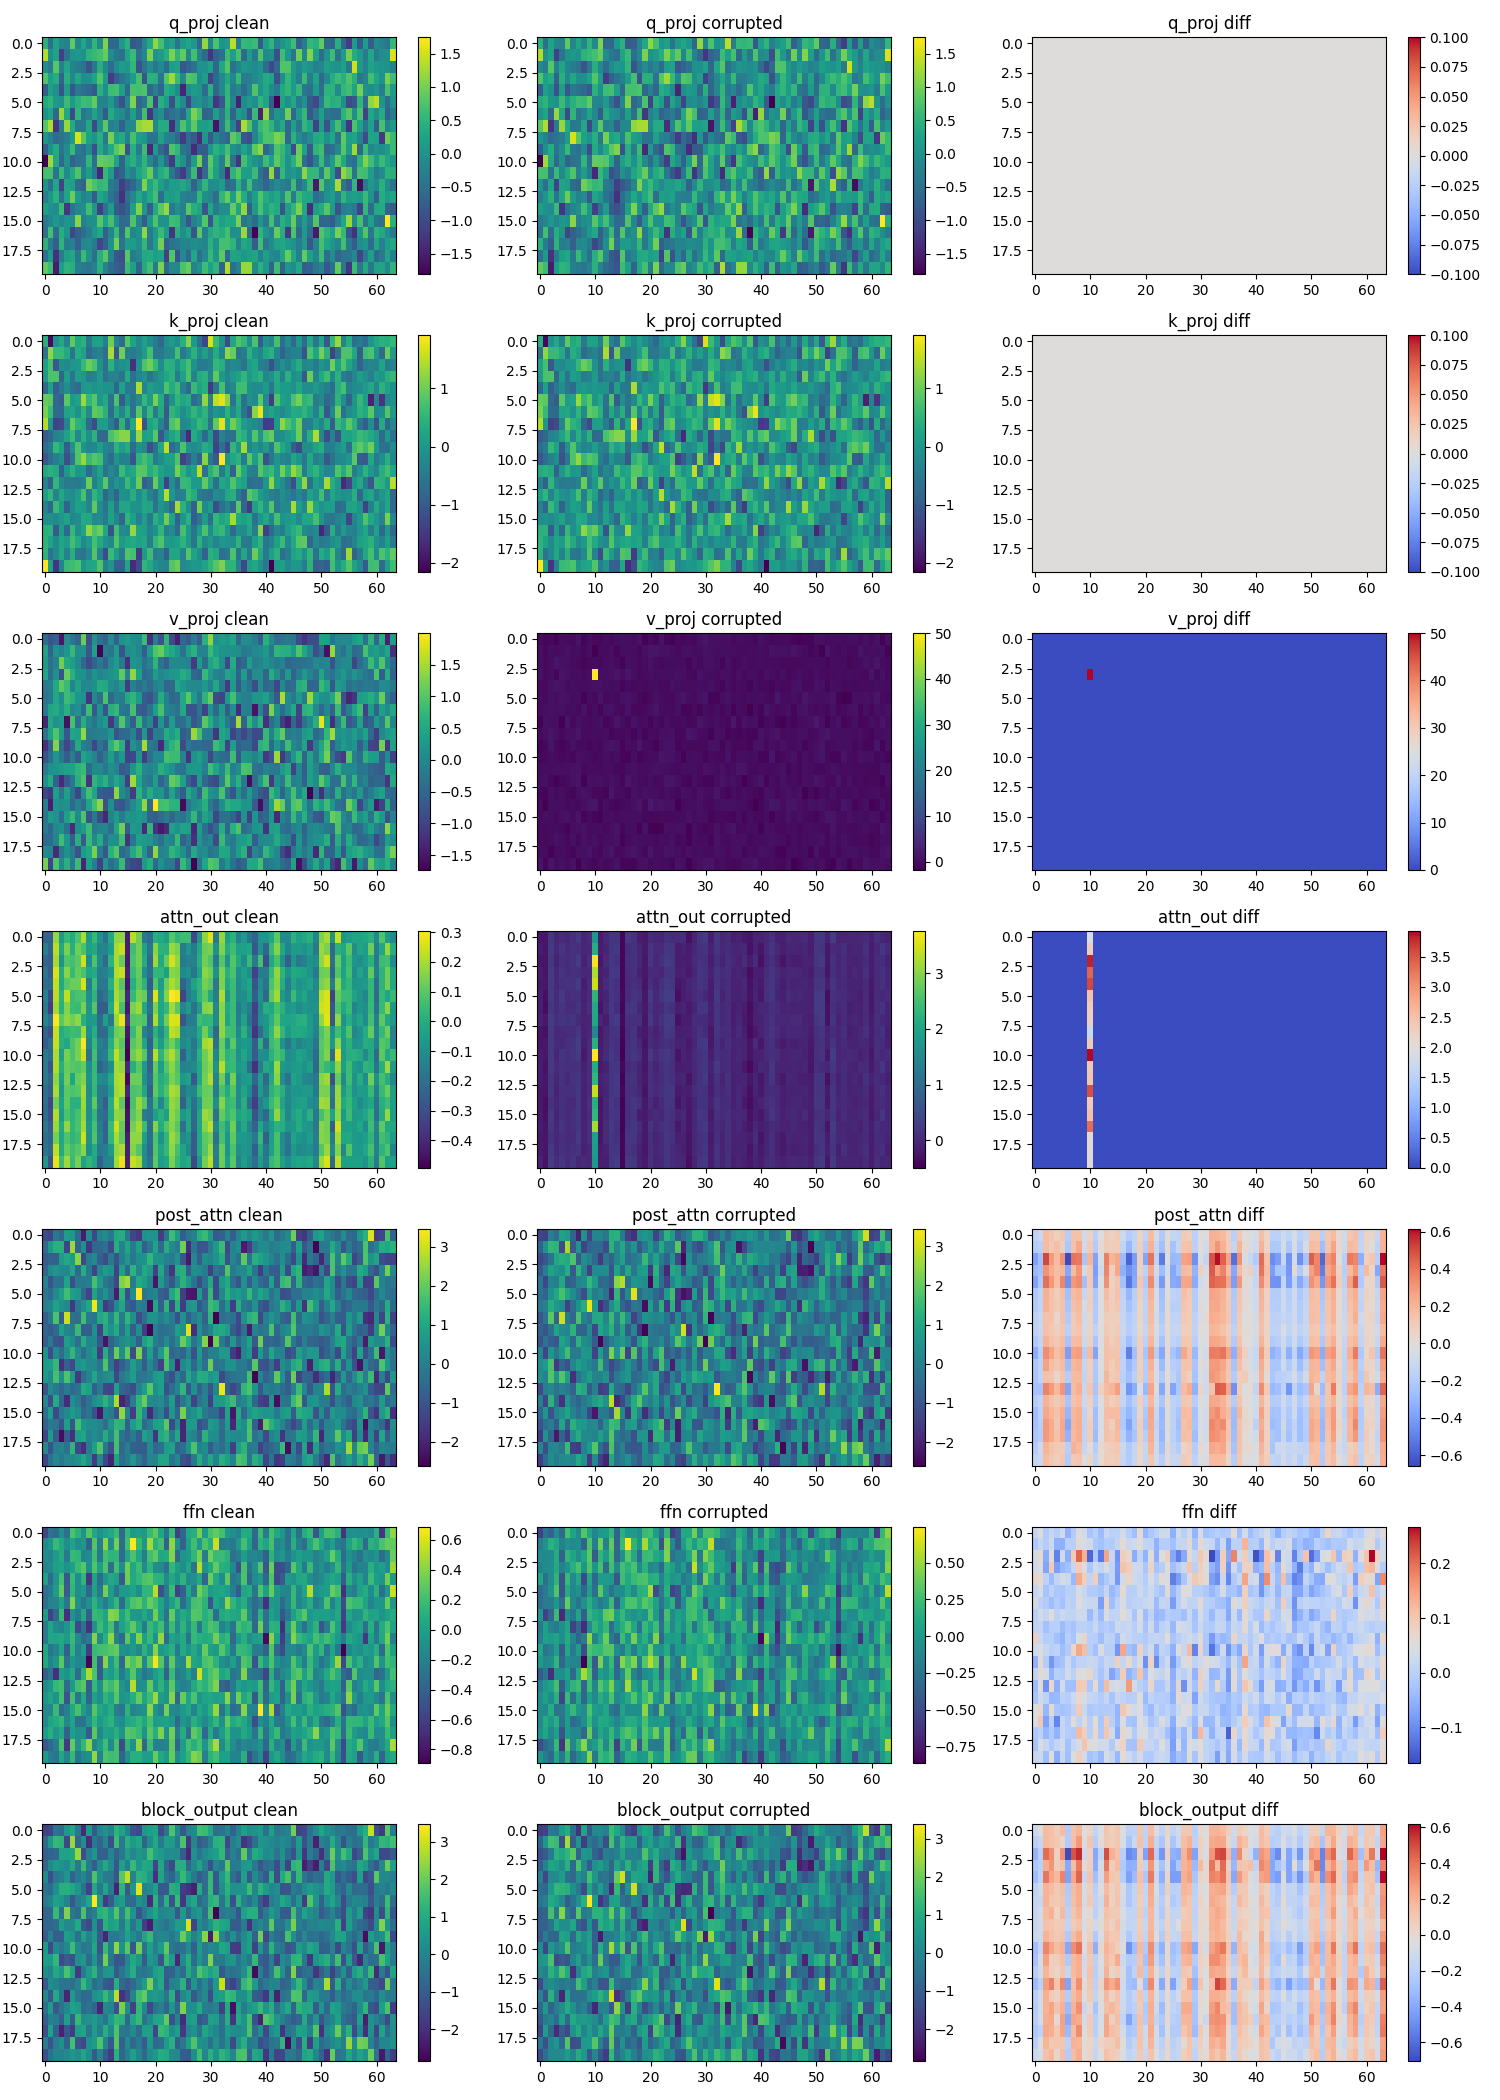

Here is the Python script that generated this plot:
import torch
import torch.nn as nn
import torch.nn.functional as F
import matplotlib.pyplot as plt

# ====== Mini Transformer Block (带 hook 支持) ======
class MiniTransformerBlock(nn.Module):
    def __init__(self, d_model=64, n_heads=4, d_ff=256):
        super().__init__()
        self.d_model = d_model
        self.n_heads = n_heads
        self.head_dim = d_model // n_heads

        self.q_proj = nn.Linear(d_model, d_model)
        self.k_proj = nn.Linear(d_model, d_model)
        self.v_proj = nn.Linear(d_model, d_model)
        self.o_proj = nn.Linear(d_model, d_model)

        self.ffn1 = nn.Linear(d_model, d_ff)
        self.ffn2 = nn.Linear(d_ff, d_model)

        self.norm1 = nn.LayerNorm(d_model)
        self.norm2 = nn.LayerNorm(d_model)

        # 保存中间输出
        self.intermediate_outputs = {}

    def forward(self, x):
        B, T, D = x.shape

        # --- Q/K/V ---
        q = self.q_proj(x)
        k = self.k_proj(x)
        v = self.v_proj(x)
        self.intermediate_outputs['q_proj'] = q
        self.intermediate_outputs['k_proj'] = k
        self.intermediate_outputs['v_proj'] = v

        # --- Multihead Attention ---
        q_ = q.view(B, T, self.n_heads, self.head_dim).transpose(1, 2)
        k_ = k.view(B, T, self.n_heads, self.head_dim).transpose(1, 2)
        v_ = v.view(B, T, self.n_heads, self.head_dim).transpose(1, 2)

        attn_scores = (q_ @ k_.transpose(-2, -1)) / (self.head_dim ** 0.5)
        attn_weights = F.softmax(attn_scores, dim=-1)
        attn_out = (attn_weights @ v_).transpose(1, 2).contiguous().view(B, T, D)
        self.intermediate_outputs['attn_out'] = attn_out

        out1 = self.o_proj(attn_out)
        x1 = self.norm1(x + out1)
        self.intermediate_outputs['post_attn'] = x1

        # --- FeedForward ---
        ff = F.relu(self.ffn1(x1))
        ff_out = self.ffn2(ff)
        x2 = self.norm2(x1 + ff_out)
        self.intermediate_outputs['ffn'] = ff_out
        self.intermediate_outputs['block_output'] = x2

        return x2

# ====== 数据准备 ======
torch.manual_seed(0)
B, T, D = 1, 20, 64
x = torch.randn(B, T, D)
block = MiniTransformerBlock(D, n_heads=4)
block.eval()

# ====== 注错 hook (可控) ======
def make_injection_hook(token_idx, hidden_idx, new_value):
    def hook(module, input, output):
        output = output.clone()
        output[0, token_idx, hidden_idx] = new_value
        return output
    return hook

# 记录 clean 输出
with torch.no_grad():
    clean_out = block(x)
    clean_intermediates = block.intermediate_outputs.copy()

# 注入错误
token_to_modify = 3
hidden_to_modify = 10
injected_value = 50

hook_handle = block.v_proj.register_forward_hook(
    make_injection_hook(token_to_modify, hidden_to_modify, injected_value)
)

with torch.no_grad():
    corrupted_out = block(x)
    corrupted_intermediates = block.intermediate_outputs.copy()

hook_handle.remove()

# ====== 可视化函数 ======
def plot_module_outputs(clean_dict, corrupted_dict, modules):
    n_modules = len(modules)
    fig, axs = plt.subplots(n_modules, 3, figsize=(15, 3*n_modules))
    for i, mod_name in enumerate(modules):
        clean = clean_dict[mod_name].squeeze().cpu().numpy()
        corrupted = corrupted_dict[mod_name].squeeze().cpu().numpy()
        diff = corrupted - clean

        im0 = axs[i,0].imshow(clean, aspect='auto', cmap='viridis')
        axs[i,0].set_title(f"{mod_name} clean")
        fig.colorbar(im0, ax=axs[i,0])

        im1 = axs[i,1].imshow(corrupted, aspect='auto', cmap='viridis')
        axs[i,1].set_title(f"{mod_name} corrupted")
        fig.colorbar(im1, ax=axs[i,1])

        im2 = axs[i,2].imshow(diff, aspect='auto', cmap='coolwarm')
        axs[i,2].set_title(f"{mod_name} diff")
        fig.colorbar(im2, ax=axs[i,2])

    plt.tight_layout()
    plt.savefig("demo.png")
    print("saved to 'demo.png'")

modules_to_plot = ['q_proj', 'k_proj', 'v_proj', 'attn_out', 'post_attn', 'ffn', 'block_output']
plot_module_outputs(clean_intermediates, corrupted_intermediates, modules_to_plot)
